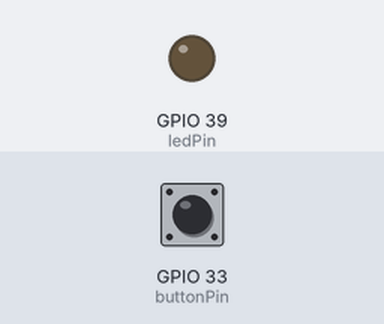
The sketch below on a simulated ESP32. Shown: output pins drawn as LEDs (lit = HIGH). The test bench sets the inputs (shaded band); at power-on: GPIO 33 (buttonPin) HIGH.

Above: at 1.2 s.
1.3 s: GPIO 33 (buttonPin) pulled LOW for 0.15 s
At 1.37 s:
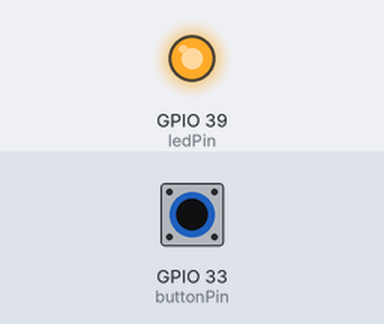
2.9 s: GPIO 33 (buttonPin) pulled LOW for 3.2 s
At 7.5 s:
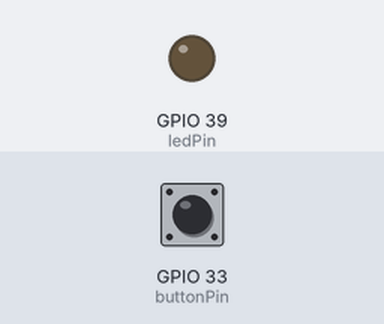
Timing chart, 0 to 9.0 s (numbered marks = the images above; inputs shaded):
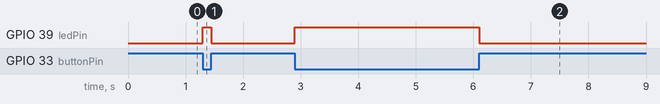

The sketch:

Lab2_2b.ino
```cpp
/*
  Resolution for Lab 2, 2.b) for the
  Energia workshop with Educational Boosterpack Mk II by Luís Afonso

  Edited "button" example in Energia.
  Made in 19/12/2015 by Luís Afonso
*/

// constants won't change. They're used here to
// set pin numbers:
const int buttonPin = 33;     // Button 1 on the boosterpack
const int ledPin =  39;      // the number of Red LED on the boosterpack

int buttonState = 0;         // variable for reading the pushbutton status

void setup() {
  // initialize the LED pin as an output:
  pinMode(ledPin, OUTPUT);
  // initialize the pushbutton pin as an input:
  pinMode(buttonPin, INPUT_PULLUP);
}

void loop(){
  // read the state of the pushbutton value:
  buttonState = digitalRead(buttonPin);

  if (buttonState == LOW)
    digitalWrite(ledPin, HIGH);
  else
    digitalWrite(ledPin, LOW);

}
```

Measured:
- after the input at 1.3 s, GPIO 39 (ledPin): LOW → HIGH at once, → LOW 0.15 s later
- after the input at 2.9 s, GPIO 39 (ledPin): LOW → HIGH at once, → LOW 3.2 s later
